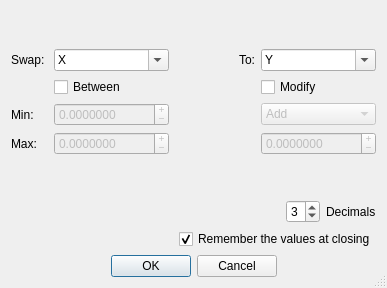
<?xml version="1.0" encoding="UTF-8"?>
<ui version="4.0">
 <class>swapAxesDialog</class>
 <widget class="QDialog" name="swapAxesDialog">
  <property name="geometry">
   <rect>
    <x>0</x>
    <y>0</y>
    <width>387</width>
    <height>288</height>
   </rect>
  </property>
  <property name="sizePolicy">
   <sizepolicy hsizetype="Expanding" vsizetype="Expanding">
    <horstretch>0</horstretch>
    <verstretch>0</verstretch>
   </sizepolicy>
  </property>
  <property name="windowTitle">
   <string>Swap/modify axes</string>
  </property>
  <property name="windowIcon">
   <iconset resource="../../../src-common/application.qrc">
    <normaloff>:/images/swapaxes.png</normaloff>:/images/swapaxes.png</iconset>
  </property>
  <property name="sizeGripEnabled">
   <bool>true</bool>
  </property>
  <layout class="QVBoxLayout" name="verticalLayout">
   <item>
    <spacer name="verticalSpacer_2">
     <property name="orientation">
      <enum>Qt::Vertical</enum>
     </property>
     <property name="sizeHint" stdset="0">
      <size>
       <width>20</width>
       <height>40</height>
      </size>
     </property>
    </spacer>
   </item>
   <item>
    <layout class="QGridLayout" name="gridLayout">
     <item row="0" column="5">
      <widget class="QComboBox" name="toComboBox">
       <property name="editable">
        <bool>true</bool>
       </property>
       <property name="currentIndex">
        <number>1</number>
       </property>
       <property name="maxVisibleItems">
        <number>26</number>
       </property>
       <property name="maxCount">
        <number>26</number>
       </property>
       <property name="minimumContentsLength">
        <number>1</number>
       </property>
       <item>
        <property name="text">
         <string>X</string>
        </property>
       </item>
       <item>
        <property name="text">
         <string>Y</string>
        </property>
       </item>
       <item>
        <property name="text">
         <string>Z</string>
        </property>
       </item>
       <item>
        <property name="text">
         <string>A</string>
        </property>
       </item>
       <item>
        <property name="text">
         <string>B</string>
        </property>
       </item>
       <item>
        <property name="text">
         <string>C</string>
        </property>
       </item>
       <item>
        <property name="text">
         <string>U</string>
        </property>
       </item>
       <item>
        <property name="text">
         <string>W</string>
        </property>
       </item>
       <item>
        <property name="text">
         <string>V</string>
        </property>
       </item>
       <item>
        <property name="text">
         <string>H</string>
        </property>
       </item>
      </widget>
     </item>
     <item row="0" column="1">
      <widget class="QComboBox" name="fromComboBox">
       <property name="editable">
        <bool>true</bool>
       </property>
       <property name="maxVisibleItems">
        <number>26</number>
       </property>
       <property name="maxCount">
        <number>26</number>
       </property>
       <property name="minimumContentsLength">
        <number>1</number>
       </property>
       <item>
        <property name="text">
         <string>X</string>
        </property>
       </item>
       <item>
        <property name="text">
         <string>Y</string>
        </property>
       </item>
       <item>
        <property name="text">
         <string>Z</string>
        </property>
       </item>
       <item>
        <property name="text">
         <string>A</string>
        </property>
       </item>
       <item>
        <property name="text">
         <string>B</string>
        </property>
       </item>
       <item>
        <property name="text">
         <string>C</string>
        </property>
       </item>
       <item>
        <property name="text">
         <string>U</string>
        </property>
       </item>
       <item>
        <property name="text">
         <string>W</string>
        </property>
       </item>
       <item>
        <property name="text">
         <string>V</string>
        </property>
       </item>
       <item>
        <property name="text">
         <string>H</string>
        </property>
       </item>
      </widget>
     </item>
     <item row="2" column="3">
      <spacer name="horizontalSpacer">
       <property name="orientation">
        <enum>Qt::Horizontal</enum>
       </property>
       <property name="sizeHint" stdset="0">
        <size>
         <width>40</width>
         <height>20</height>
        </size>
       </property>
      </spacer>
     </item>
     <item row="2" column="0">
      <widget class="QLabel" name="label_4">
       <property name="text">
        <string>Min:</string>
       </property>
      </widget>
     </item>
     <item row="0" column="0">
      <widget class="QLabel" name="label">
       <property name="text">
        <string>Swap: </string>
       </property>
      </widget>
     </item>
     <item row="3" column="0">
      <widget class="QLabel" name="label_5">
       <property name="text">
        <string>Max:</string>
       </property>
      </widget>
     </item>
     <item row="2" column="1">
      <widget class="QDoubleSpinBox" name="minDoubleSpinBox">
       <property name="enabled">
        <bool>false</bool>
       </property>
       <property name="buttonSymbols">
        <enum>QAbstractSpinBox::PlusMinus</enum>
       </property>
       <property name="accelerated">
        <bool>true</bool>
       </property>
       <property name="decimals">
        <number>7</number>
       </property>
       <property name="minimum">
        <double>-10000.000000000000000</double>
       </property>
       <property name="maximum">
        <double>10000.000000000000000</double>
       </property>
       <property name="singleStep">
        <double>0.001000000000000</double>
       </property>
      </widget>
     </item>
     <item row="3" column="1">
      <widget class="QDoubleSpinBox" name="maxDoubleSpinBox">
       <property name="enabled">
        <bool>false</bool>
       </property>
       <property name="buttonSymbols">
        <enum>QAbstractSpinBox::PlusMinus</enum>
       </property>
       <property name="accelerated">
        <bool>true</bool>
       </property>
       <property name="decimals">
        <number>7</number>
       </property>
       <property name="minimum">
        <double>-10000.000000000000000</double>
       </property>
       <property name="maximum">
        <double>10000.000000000000000</double>
       </property>
       <property name="singleStep">
        <double>0.001000000000000</double>
       </property>
      </widget>
     </item>
     <item row="0" column="4">
      <widget class="QLabel" name="label_2">
       <property name="text">
        <string>To:</string>
       </property>
      </widget>
     </item>
     <item row="2" column="5">
      <widget class="QComboBox" name="operatorComboBox">
       <property name="enabled">
        <bool>false</bool>
       </property>
       <item>
        <property name="text">
         <string>Add</string>
        </property>
       </item>
       <item>
        <property name="text">
         <string>Subtract</string>
        </property>
       </item>
       <item>
        <property name="text">
         <string>Multiply</string>
        </property>
       </item>
       <item>
        <property name="text">
         <string>Divide</string>
        </property>
       </item>
      </widget>
     </item>
     <item row="3" column="5">
      <widget class="QDoubleSpinBox" name="modiferDoubleSpinBox">
       <property name="enabled">
        <bool>false</bool>
       </property>
       <property name="buttonSymbols">
        <enum>QAbstractSpinBox::PlusMinus</enum>
       </property>
       <property name="accelerated">
        <bool>true</bool>
       </property>
       <property name="decimals">
        <number>7</number>
       </property>
       <property name="minimum">
        <double>-10000.000000000000000</double>
       </property>
       <property name="maximum">
        <double>10000.000000000000000</double>
       </property>
       <property name="singleStep">
        <double>0.001000000000000</double>
       </property>
      </widget>
     </item>
     <item row="1" column="1">
      <widget class="QCheckBox" name="betweenCheckBox">
       <property name="text">
        <string>Between</string>
       </property>
      </widget>
     </item>
     <item row="1" column="5">
      <widget class="QCheckBox" name="modifyCheckBox">
       <property name="text">
        <string>Modify</string>
       </property>
      </widget>
     </item>
    </layout>
   </item>
   <item>
    <spacer name="verticalSpacer">
     <property name="orientation">
      <enum>Qt::Vertical</enum>
     </property>
     <property name="sizeHint" stdset="0">
      <size>
       <width>20</width>
       <height>40</height>
      </size>
     </property>
    </spacer>
   </item>
   <item>
    <layout class="QHBoxLayout" name="horizontalLayout_3">
     <item>
      <spacer name="horizontalSpacer_5">
       <property name="orientation">
        <enum>Qt::Horizontal</enum>
       </property>
       <property name="sizeHint" stdset="0">
        <size>
         <width>40</width>
         <height>20</height>
        </size>
       </property>
      </spacer>
     </item>
     <item>
      <widget class="QSpinBox" name="precisionSpinBox">
       <property name="minimum">
        <number>2</number>
       </property>
       <property name="maximum">
        <number>7</number>
       </property>
       <property name="value">
        <number>3</number>
       </property>
      </widget>
     </item>
     <item>
      <widget class="QLabel" name="label_3">
       <property name="text">
        <string>Decimals</string>
       </property>
      </widget>
     </item>
    </layout>
   </item>
   <item>
    <layout class="QHBoxLayout" name="horizontalLayout_2">
     <item>
      <spacer name="horizontalSpacer_4">
       <property name="orientation">
        <enum>Qt::Horizontal</enum>
       </property>
       <property name="sizeHint" stdset="0">
        <size>
         <width>40</width>
         <height>20</height>
        </size>
       </property>
      </spacer>
     </item>
     <item>
      <widget class="QCheckBox" name="saveAtCloseCheckBox">
       <property name="text">
        <string>Remember the values at closing</string>
       </property>
       <property name="checked">
        <bool>true</bool>
       </property>
      </widget>
     </item>
    </layout>
   </item>
   <item>
    <layout class="QHBoxLayout" name="horizontalLayout">
     <item>
      <spacer name="horizontalSpacer_3">
       <property name="orientation">
        <enum>Qt::Horizontal</enum>
       </property>
       <property name="sizeHint" stdset="0">
        <size>
         <width>40</width>
         <height>20</height>
        </size>
       </property>
      </spacer>
     </item>
     <item>
      <widget class="QDialogButtonBox" name="buttonBox">
       <property name="orientation">
        <enum>Qt::Horizontal</enum>
       </property>
       <property name="standardButtons">
        <set>QDialogButtonBox::Cancel|QDialogButtonBox::Ok</set>
       </property>
      </widget>
     </item>
     <item>
      <spacer name="horizontalSpacer_2">
       <property name="orientation">
        <enum>Qt::Horizontal</enum>
       </property>
       <property name="sizeHint" stdset="0">
        <size>
         <width>40</width>
         <height>20</height>
        </size>
       </property>
      </spacer>
     </item>
    </layout>
   </item>
  </layout>
 </widget>
 <tabstops>
  <tabstop>fromComboBox</tabstop>
  <tabstop>toComboBox</tabstop>
  <tabstop>betweenCheckBox</tabstop>
  <tabstop>minDoubleSpinBox</tabstop>
  <tabstop>maxDoubleSpinBox</tabstop>
  <tabstop>modifyCheckBox</tabstop>
  <tabstop>operatorComboBox</tabstop>
  <tabstop>modiferDoubleSpinBox</tabstop>
  <tabstop>saveAtCloseCheckBox</tabstop>
  <tabstop>buttonBox</tabstop>
 </tabstops>
 <resources>
  <include location="../../../src-common/application.qrc"/>
 </resources>
 <connections>
  <connection>
   <sender>buttonBox</sender>
   <signal>accepted()</signal>
   <receiver>swapAxesDialog</receiver>
   <slot>accept()</slot>
   <hints>
    <hint type="sourcelabel">
     <x>248</x>
     <y>254</y>
    </hint>
    <hint type="destinationlabel">
     <x>157</x>
     <y>274</y>
    </hint>
   </hints>
  </connection>
  <connection>
   <sender>buttonBox</sender>
   <signal>rejected()</signal>
   <receiver>swapAxesDialog</receiver>
   <slot>reject()</slot>
   <hints>
    <hint type="sourcelabel">
     <x>316</x>
     <y>260</y>
    </hint>
    <hint type="destinationlabel">
     <x>286</x>
     <y>274</y>
    </hint>
   </hints>
  </connection>
 </connections>
</ui>
